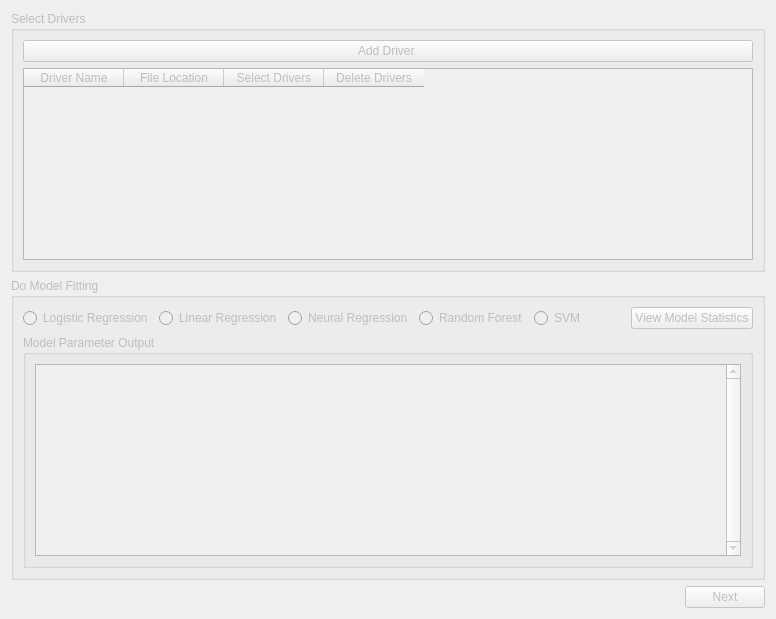
        <widget class="QWidget" name="tabDriverSelectionT0">
         <property name="enabled">
          <bool>true</bool>
         </property>
         <attribute name="title">
          <string>Driver Selection (T1)</string>
         </attribute>
         <layout class="QGridLayout" name="gridLayout_24">
          <item row="1" column="0">
           <spacer name="horizontalSpacer_4">
            <property name="orientation">
             <enum>Qt::Horizontal</enum>
            </property>
            <property name="sizeHint" stdset="0">
             <size>
              <width>40</width>
              <height>20</height>
             </size>
            </property>
           </spacer>
          </item>
          <item row="1" column="1">
           <widget class="QPushButton" name="pbNext_DriverSelectionT0">
            <property name="enabled">
             <bool>false</bool>
            </property>
            <property name="text">
             <string>Next</string>
            </property>
           </widget>
          </item>
          <item row="0" column="0" colspan="2">
           <layout class="QGridLayout" name="gridLayout_22">
            <item row="1" column="0">
             <widget class="QGroupBox" name="gbDoModelFitting_DriverSelectionT0">
              <property name="enabled">
               <bool>false</bool>
              </property>
              <property name="title">
               <string>Do Model Fitting</string>
              </property>
              <layout class="QGridLayout" name="gridLayout_21">
               <item row="0" column="0">
                <layout class="QGridLayout" name="gridLayout_9">
                 <item row="2" column="0" rowspan="2">
                  <widget class="QGroupBox" name="groupBox_3">
                   <property name="title">
                    <string>Model Parameter Output</string>
                   </property>
                   <layout class="QGridLayout" name="gridLayout_20">
                    <item row="0" column="0" colspan="2">
                     <widget class="QPlainTextEdit" name="teModelparameterOutput_DriverSelectionT0DoModelFitting">
                      <property name="enabled">
                       <bool>false</bool>
                      </property>
                      <property name="frameShape">
                       <enum>QFrame::StyledPanel</enum>
                      </property>
                      <property name="verticalScrollBarPolicy">
                       <enum>Qt::ScrollBarAlwaysOn</enum>
                      </property>
                      <property name="readOnly">
                       <bool>true</bool>
                      </property>
                     </widget>
                    </item>
                   </layout>
                  </widget>
                 </item>
                 <item row="1" column="0">
                  <layout class="QGridLayout" name="gridLayout_8">
                   <item row="1" column="3">
                    <widget class="QRadioButton" name="rbRandomForest_DriverSelectionT0DoModelFitting">
                     <property name="text">
                      <string>Random Forest</string>
                     </property>
                    </widget>
                   </item>
                   <item row="1" column="2">
                    <widget class="QRadioButton" name="rbNeuralregression_DriverSelectionT0DoModelFitting">
                     <property name="text">
                      <string>Neural Regression</string>
                     </property>
                    </widget>
                   </item>
                   <item row="1" column="5">
                    <spacer name="horizontalSpacer_5">
                     <property name="orientation">
                      <enum>Qt::Horizontal</enum>
                     </property>
                     <property name="sizeHint" stdset="0">
                      <size>
                       <width>40</width>
                       <height>20</height>
                      </size>
                     </property>
                    </spacer>
                   </item>
                   <item row="1" column="6">
                    <widget class="QPushButton" name="pbViewModelStatistics_DriverSelectionT0DoModelFitting">
                     <property name="enabled">
                      <bool>false</bool>
                     </property>
                     <property name="text">
                      <string>View Model Statistics</string>
                     </property>
                    </widget>
                   </item>
                   <item row="1" column="1">
                    <widget class="QRadioButton" name="rbLinearRegression_DriverSelectionT0DoModelFitting">
                     <property name="text">
                      <string>Linear Regression</string>
                     </property>
                    </widget>
                   </item>
                   <item row="1" column="0">
                    <widget class="QRadioButton" name="rbLogisticRegression_DriverSelectionT0DoModelFitting">
                     <property name="text">
                      <string>Logistic Regression</string>
                     </property>
                    </widget>
                   </item>
                   <item row="1" column="4">
                    <widget class="QRadioButton" name="rbSVM_DriverSelectionT0DoModelFitting">
                     <property name="text">
                      <string>SVM</string>
                     </property>
                    </widget>
                   </item>
                  </layout>
                 </item>
                </layout>
               </item>
              </layout>
             </widget>
            </item>
            <item row="0" column="0">
             <widget class="QGroupBox" name="gbSelectDrivers_DriverSelectionT0">
              <property name="enabled">
               <bool>false</bool>
              </property>
              <property name="minimumSize">
               <size>
                <width>4</width>
                <height>3</height>
               </size>
              </property>
              <property name="title">
               <string>Select Drivers</string>
              </property>
              <layout class="QGridLayout" name="gridLayout_23">
               <item row="0" column="0">
                <widget class="QPushButton" name="pbAddDriver_DriverSelectionT0SelectDrivers">
                 <property name="enabled">
                  <bool>false</bool>
                 </property>
                 <property name="text">
                  <string>Add Driver </string>
                 </property>
                </widget>
               </item>
               <item row="1" column="0">
                <widget class="QTableWidget" name="twSelectDrivers_DriverSelectionT0">
                 <property name="enabled">
                  <bool>false</bool>
                 </property>
                 <property name="sortingEnabled">
                  <bool>false</bool>
                 </property>
                 <property name="wordWrap">
                  <bool>false</bool>
                 </property>
                 <property name="rowCount">
                  <number>0</number>
                 </property>
                 <attribute name="horizontalHeaderCascadingSectionResizes">
                  <bool>true</bool>
                 </attribute>
                 <attribute name="horizontalHeaderDefaultSectionSize">
                  <number>100</number>
                 </attribute>
                 <column>
                  <property name="text">
                   <string>Driver Name</string>
                  </property>
                 </column>
                 <column>
                  <property name="text">
                   <string>File Location</string>
                  </property>
                 </column>
                 <column>
                  <property name="text">
                   <string>Select Drivers</string>
                  </property>
                 </column>
                 <column>
                  <property name="text">
                   <string>Delete Drivers</string>
                  </property>
                 </column>
                </widget>
               </item>
              </layout>
             </widget>
            </item>
           </layout>
          </item>
         </layout>
        </widget>
